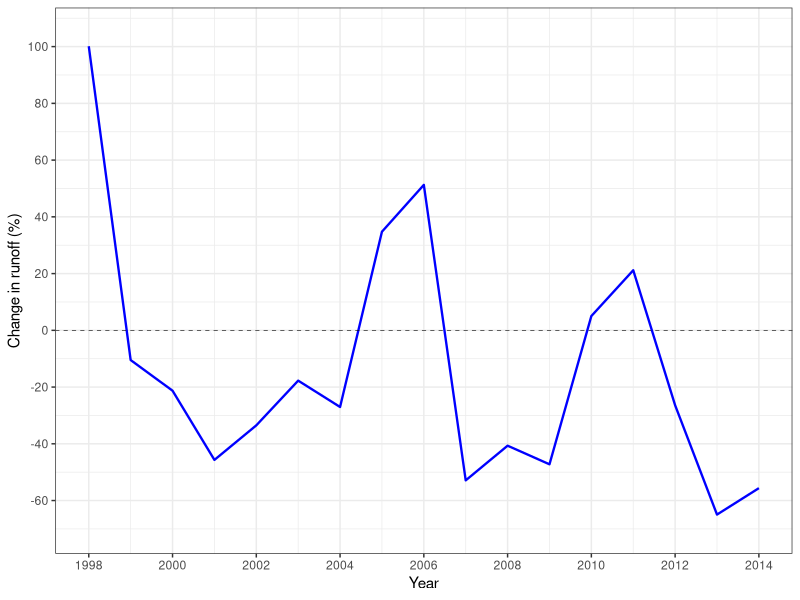

Generate this figure with R:
##Percent Change in California runoff relative to long-term average

##Paul Selmants
##July 29, 2014

rm(list=ls()) # reset R's brain
library(dplyr)
library(ggplot2)
library(tidyr)

#load .csv file with CA runoff data from 1903-2014 in mm/d
runoff <- read.csv("usgs_ca.csv", stringsAsFactors = FALSE)

#Calculate mean runoff from 1903-2014
mean.ro <- mean(runoff$runoff_mm_d) 

#Calculate % change in runoff from mean, separate date column into year and month columns
ro.tidy <- runoff %>% mutate(pct.change = (runoff_mm_d - mean.ro)/mean.ro*100) %>%
    separate(date, into = c("year", "month"), 4)

#calculate mean annual percent change in runoff for CA from 1903-2014
ro.annual <- ro.tidy %>% 
    group_by(year) %>% 
    summarise(annual.pctchnge = mean(pct.change)) %>%
    transform(year = as.numeric(year))

p <- ggplot(ro.annual, aes(year, annual.pctchnge, group = 1)) +
    geom_line(colour = 'blue', size = 0.8) +
    xlab("Year") +
    ylab("Change in runoff (%)") +
    theme_bw() + 
    scale_x_continuous(limits = c(1998, 2014), 
    breaks = c(1998, 2000, 2002, 2004, 2006, 2008, 2010, 2012, 2014))  +
    scale_y_continuous(limits = c(-70, 105), 
    breaks = c(-60, -40, -20, 0, 20, 40, 60, 80, 100)) +
    geom_hline(yintercept = 0, linetype = "dashed", size = 0.2)
    
    